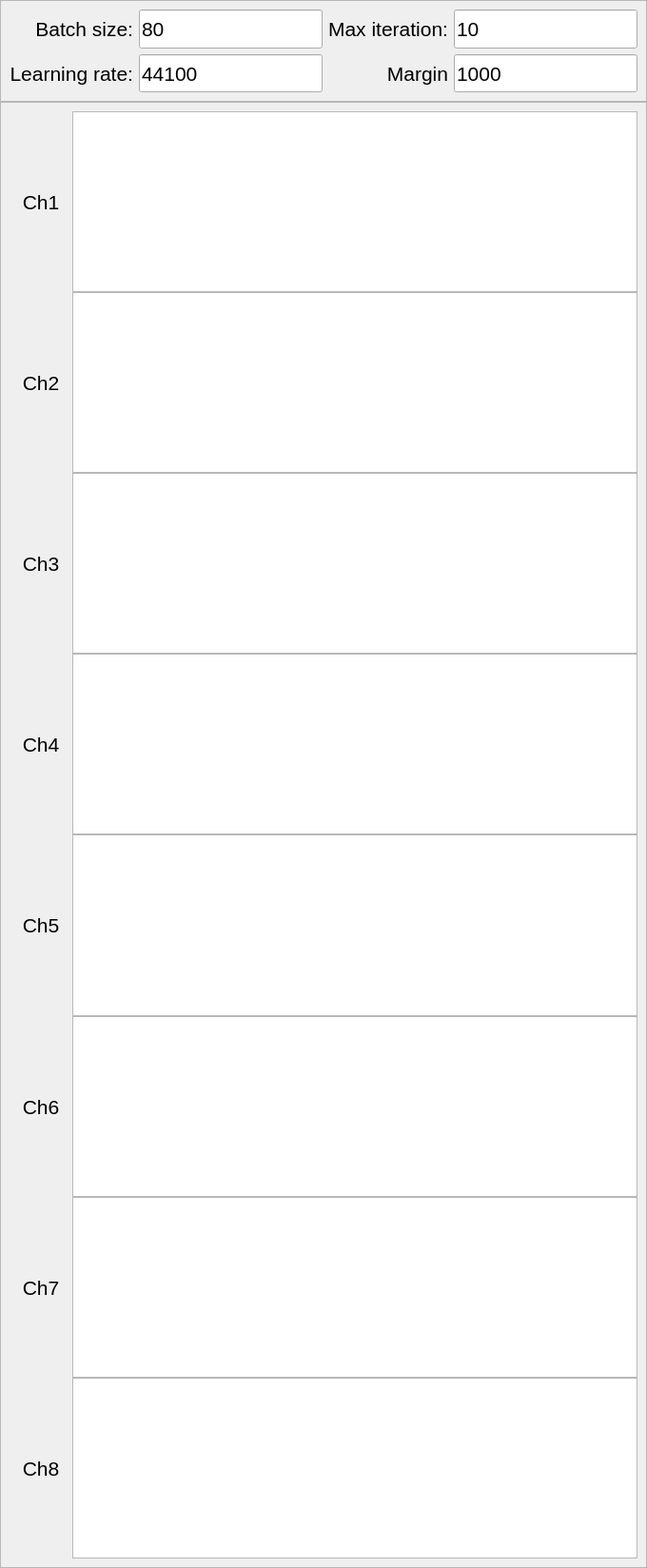
         <widget class="QWidget" name="leftBodyFrameTrain" native="true">
          <property name="sizePolicy">
           <sizepolicy hsizetype="Preferred" vsizetype="Expanding">
            <horstretch>50</horstretch>
            <verstretch>95</verstretch>
           </sizepolicy>
          </property>
          <property name="styleSheet">
           <string notr="true"/>
          </property>
          <layout class="QVBoxLayout" name="verticalLayout_38">
           <property name="spacing">
            <number>0</number>
           </property>
           <property name="leftMargin">
            <number>0</number>
           </property>
           <property name="topMargin">
            <number>0</number>
           </property>
           <property name="rightMargin">
            <number>0</number>
           </property>
           <property name="bottomMargin">
            <number>0</number>
           </property>
           <item>
            <widget class="QFrame" name="frame_35">
             <property name="sizePolicy">
              <sizepolicy hsizetype="Preferred" vsizetype="Preferred">
               <horstretch>0</horstretch>
               <verstretch>15</verstretch>
              </sizepolicy>
             </property>
             <property name="maximumSize">
              <size>
               <width>16777215</width>
               <height>107</height>
              </size>
             </property>
             <property name="frameShape">
              <enum>QFrame::StyledPanel</enum>
             </property>
             <property name="frameShadow">
              <enum>QFrame::Raised</enum>
             </property>
             <layout class="QGridLayout" name="gridLayout_22">
              <item row="0" column="0">
               <layout class="QHBoxLayout" name="horizontalLayout_12">
                <item>
                 <layout class="QVBoxLayout" name="verticalLayout_39">
                  <item>
                   <widget class="QLabel" name="label_29">
                    <property name="sizePolicy">
                     <sizepolicy hsizetype="Preferred" vsizetype="Expanding">
                      <horstretch>0</horstretch>
                      <verstretch>0</verstretch>
                     </sizepolicy>
                    </property>
                    <property name="font">
                     <font>
                      <pointsize>16</pointsize>
                     </font>
                    </property>
                    <property name="styleSheet">
                     <string notr="true">border:none;</string>
                    </property>
                    <property name="text">
                     <string>Batch size:</string>
                    </property>
                    <property name="alignment">
                     <set>Qt::AlignRight|Qt::AlignTrailing|Qt::AlignVCenter</set>
                    </property>
                   </widget>
                  </item>
                  <item>
                   <widget class="QLabel" name="label_30">
                    <property name="sizePolicy">
                     <sizepolicy hsizetype="Preferred" vsizetype="Expanding">
                      <horstretch>0</horstretch>
                      <verstretch>0</verstretch>
                     </sizepolicy>
                    </property>
                    <property name="font">
                     <font>
                      <pointsize>16</pointsize>
                     </font>
                    </property>
                    <property name="styleSheet">
                     <string notr="true">border:none;</string>
                    </property>
                    <property name="text">
                     <string>Learning rate:</string>
                    </property>
                    <property name="alignment">
                     <set>Qt::AlignRight|Qt::AlignTrailing|Qt::AlignVCenter</set>
                    </property>
                   </widget>
                  </item>
                 </layout>
                </item>
                <item>
                 <layout class="QVBoxLayout" name="verticalLayout_40">
                  <item>
                   <widget class="QLineEdit" name="lineEdit_38">
                    <property name="sizePolicy">
                     <sizepolicy hsizetype="Expanding" vsizetype="Expanding">
                      <horstretch>0</horstretch>
                      <verstretch>0</verstretch>
                     </sizepolicy>
                    </property>
                    <property name="font">
                     <font>
                      <pointsize>16</pointsize>
                     </font>
                    </property>
                    <property name="cursor">
                     <cursorShape>ArrowCursor</cursorShape>
                    </property>
                    <property name="text">
                     <string>80</string>
                    </property>
                   </widget>
                  </item>
                  <item>
                   <widget class="QLineEdit" name="lineEdit_39">
                    <property name="sizePolicy">
                     <sizepolicy hsizetype="Expanding" vsizetype="Expanding">
                      <horstretch>0</horstretch>
                      <verstretch>0</verstretch>
                     </sizepolicy>
                    </property>
                    <property name="font">
                     <font>
                      <pointsize>16</pointsize>
                     </font>
                    </property>
                    <property name="cursor">
                     <cursorShape>ArrowCursor</cursorShape>
                    </property>
                    <property name="text">
                     <string>44100</string>
                    </property>
                   </widget>
                  </item>
                 </layout>
                </item>
                <item>
                 <layout class="QVBoxLayout" name="verticalLayout_41">
                  <item>
                   <widget class="QLabel" name="label_31">
                    <property name="sizePolicy">
                     <sizepolicy hsizetype="Preferred" vsizetype="Expanding">
                      <horstretch>0</horstretch>
                      <verstretch>0</verstretch>
                     </sizepolicy>
                    </property>
                    <property name="font">
                     <font>
                      <pointsize>16</pointsize>
                     </font>
                    </property>
                    <property name="styleSheet">
                     <string notr="true">border:none;</string>
                    </property>
                    <property name="text">
                     <string>Max iteration:</string>
                    </property>
                    <property name="alignment">
                     <set>Qt::AlignRight|Qt::AlignTrailing|Qt::AlignVCenter</set>
                    </property>
                   </widget>
                  </item>
                  <item>
                   <widget class="QLabel" name="label_32">
                    <property name="sizePolicy">
                     <sizepolicy hsizetype="Preferred" vsizetype="Expanding">
                      <horstretch>0</horstretch>
                      <verstretch>0</verstretch>
                     </sizepolicy>
                    </property>
                    <property name="font">
                     <font>
                      <pointsize>16</pointsize>
                     </font>
                    </property>
                    <property name="styleSheet">
                     <string notr="true">border:none;</string>
                    </property>
                    <property name="text">
                     <string>Margin</string>
                    </property>
                    <property name="alignment">
                     <set>Qt::AlignRight|Qt::AlignTrailing|Qt::AlignVCenter</set>
                    </property>
                   </widget>
                  </item>
                 </layout>
                </item>
                <item>
                 <layout class="QVBoxLayout" name="verticalLayout_42">
                  <item>
                   <widget class="QLineEdit" name="lineEdit_40">
                    <property name="sizePolicy">
                     <sizepolicy hsizetype="Expanding" vsizetype="Expanding">
                      <horstretch>0</horstretch>
                      <verstretch>0</verstretch>
                     </sizepolicy>
                    </property>
                    <property name="font">
                     <font>
                      <pointsize>16</pointsize>
                     </font>
                    </property>
                    <property name="cursor">
                     <cursorShape>ArrowCursor</cursorShape>
                    </property>
                    <property name="text">
                     <string>10</string>
                    </property>
                   </widget>
                  </item>
                  <item>
                   <widget class="QLineEdit" name="lineEdit_41">
                    <property name="sizePolicy">
                     <sizepolicy hsizetype="Expanding" vsizetype="Expanding">
                      <horstretch>0</horstretch>
                      <verstretch>0</verstretch>
                     </sizepolicy>
                    </property>
                    <property name="font">
                     <font>
                      <pointsize>16</pointsize>
                     </font>
                    </property>
                    <property name="cursor">
                     <cursorShape>ArrowCursor</cursorShape>
                    </property>
                    <property name="text">
                     <string>1000</string>
                    </property>
                   </widget>
                  </item>
                 </layout>
                </item>
               </layout>
              </item>
             </layout>
            </widget>
           </item>
           <item>
            <widget class="QFrame" name="frame_36">
             <property name="sizePolicy">
              <sizepolicy hsizetype="Preferred" vsizetype="Preferred">
               <horstretch>0</horstretch>
               <verstretch>60</verstretch>
              </sizepolicy>
             </property>
             <property name="sizeIncrement">
              <size>
               <width>0</width>
               <height>0</height>
              </size>
             </property>
             <property name="baseSize">
              <size>
               <width>0</width>
               <height>0</height>
              </size>
             </property>
             <property name="frameShape">
              <enum>QFrame::StyledPanel</enum>
             </property>
             <property name="frameShadow">
              <enum>QFrame::Raised</enum>
             </property>
             <layout class="QGridLayout" name="gridLayout_23">
              <property name="spacing">
               <number>0</number>
              </property>
              <item row="1" column="0">
               <widget class="QLabel" name="label_36">
                <property name="sizePolicy">
                 <sizepolicy hsizetype="Preferred" vsizetype="Preferred">
                  <horstretch>10</horstretch>
                  <verstretch>0</verstretch>
                 </sizepolicy>
                </property>
                <property name="font">
                 <font>
                  <pointsize>16</pointsize>
                 </font>
                </property>
                <property name="text">
                 <string>Ch2</string>
                </property>
                <property name="alignment">
                 <set>Qt::AlignCenter</set>
                </property>
               </widget>
              </item>
              <item row="7" column="0">
               <widget class="QLabel" name="label_35">
                <property name="sizePolicy">
                 <sizepolicy hsizetype="Preferred" vsizetype="Preferred">
                  <horstretch>10</horstretch>
                  <verstretch>0</verstretch>
                 </sizepolicy>
                </property>
                <property name="font">
                 <font>
                  <pointsize>16</pointsize>
                 </font>
                </property>
                <property name="text">
                 <string>Ch8</string>
                </property>
                <property name="alignment">
                 <set>Qt::AlignCenter</set>
                </property>
               </widget>
              </item>
              <item row="5" column="0">
               <widget class="QLabel" name="label_40">
                <property name="sizePolicy">
                 <sizepolicy hsizetype="Preferred" vsizetype="Preferred">
                  <horstretch>10</horstretch>
                  <verstretch>0</verstretch>
                 </sizepolicy>
                </property>
                <property name="font">
                 <font>
                  <pointsize>16</pointsize>
                 </font>
                </property>
                <property name="text">
                 <string>Ch6</string>
                </property>
                <property name="alignment">
                 <set>Qt::AlignCenter</set>
                </property>
               </widget>
              </item>
              <item row="0" column="0">
               <widget class="QLabel" name="label_33">
                <property name="sizePolicy">
                 <sizepolicy hsizetype="Preferred" vsizetype="Preferred">
                  <horstretch>10</horstretch>
                  <verstretch>0</verstretch>
                 </sizepolicy>
                </property>
                <property name="font">
                 <font>
                  <pointsize>16</pointsize>
                 </font>
                </property>
                <property name="text">
                 <string>Ch1</string>
                </property>
                <property name="alignment">
                 <set>Qt::AlignCenter</set>
                </property>
               </widget>
              </item>
              <item row="2" column="0">
               <widget class="QLabel" name="label_37">
                <property name="sizePolicy">
                 <sizepolicy hsizetype="Preferred" vsizetype="Preferred">
                  <horstretch>10</horstretch>
                  <verstretch>0</verstretch>
                 </sizepolicy>
                </property>
                <property name="font">
                 <font>
                  <pointsize>16</pointsize>
                 </font>
                </property>
                <property name="text">
                 <string>Ch3</string>
                </property>
                <property name="alignment">
                 <set>Qt::AlignCenter</set>
                </property>
               </widget>
              </item>
              <item row="6" column="0">
               <widget class="QLabel" name="label_34">
                <property name="sizePolicy">
                 <sizepolicy hsizetype="Preferred" vsizetype="Preferred">
                  <horstretch>10</horstretch>
                  <verstretch>0</verstretch>
                 </sizepolicy>
                </property>
                <property name="font">
                 <font>
                  <pointsize>16</pointsize>
                 </font>
                </property>
                <property name="text">
                 <string>Ch7</string>
                </property>
                <property name="alignment">
                 <set>Qt::AlignCenter</set>
                </property>
               </widget>
              </item>
              <item row="4" column="0">
               <widget class="QLabel" name="label_39">
                <property name="sizePolicy">
                 <sizepolicy hsizetype="Preferred" vsizetype="Preferred">
                  <horstretch>10</horstretch>
                  <verstretch>0</verstretch>
                 </sizepolicy>
                </property>
                <property name="font">
                 <font>
                  <pointsize>16</pointsize>
                 </font>
                </property>
                <property name="text">
                 <string>Ch5</string>
                </property>
                <property name="alignment">
                 <set>Qt::AlignCenter</set>
                </property>
               </widget>
              </item>
              <item row="3" column="0">
               <widget class="QLabel" name="label_38">
                <property name="sizePolicy">
                 <sizepolicy hsizetype="Preferred" vsizetype="Preferred">
                  <horstretch>10</horstretch>
                  <verstretch>0</verstretch>
                 </sizepolicy>
                </property>
                <property name="font">
                 <font>
                  <pointsize>16</pointsize>
                 </font>
                </property>
                <property name="text">
                 <string>Ch4</string>
                </property>
                <property name="alignment">
                 <set>Qt::AlignCenter</set>
                </property>
               </widget>
              </item>
              <item row="0" column="1">
               <widget class="PlotWidget" name="graphicsView">
                <property name="sizePolicy">
                 <sizepolicy hsizetype="Expanding" vsizetype="Expanding">
                  <horstretch>90</horstretch>
                  <verstretch>0</verstretch>
                 </sizepolicy>
                </property>
                <property name="backgroundBrush">
                 <brush brushstyle="NoBrush">
                  <color alpha="255">
                   <red>255</red>
                   <green>255</green>
                   <blue>255</blue>
                  </color>
                 </brush>
                </property>
               </widget>
              </item>
              <item row="1" column="1">
               <widget class="PlotWidget" name="graphicsView_2">
                <property name="sizePolicy">
                 <sizepolicy hsizetype="Expanding" vsizetype="Expanding">
                  <horstretch>90</horstretch>
                  <verstretch>0</verstretch>
                 </sizepolicy>
                </property>
                <property name="backgroundBrush">
                 <brush brushstyle="NoBrush">
                  <color alpha="255">
                   <red>255</red>
                   <green>255</green>
                   <blue>255</blue>
                  </color>
                 </brush>
                </property>
               </widget>
              </item>
              <item row="2" column="1">
               <widget class="PlotWidget" name="graphicsView_3">
                <property name="sizePolicy">
                 <sizepolicy hsizetype="Expanding" vsizetype="Expanding">
                  <horstretch>90</horstretch>
                  <verstretch>0</verstretch>
                 </sizepolicy>
                </property>
                <property name="backgroundBrush">
                 <brush brushstyle="NoBrush">
                  <color alpha="255">
                   <red>255</red>
                   <green>255</green>
                   <blue>255</blue>
                  </color>
                 </brush>
                </property>
               </widget>
              </item>
              <item row="3" column="1">
               <widget class="PlotWidget" name="graphicsView_4">
                <property name="sizePolicy">
                 <sizepolicy hsizetype="Expanding" vsizetype="Expanding">
                  <horstretch>90</horstretch>
                  <verstretch>0</verstretch>
                 </sizepolicy>
                </property>
                <property name="backgroundBrush">
                 <brush brushstyle="NoBrush">
                  <color alpha="255">
                   <red>255</red>
                   <green>255</green>
                   <blue>255</blue>
                  </color>
                 </brush>
                </property>
               </widget>
              </item>
              <item row="4" column="1">
               <widget class="PlotWidget" name="graphicsView_5">
                <property name="sizePolicy">
                 <sizepolicy hsizetype="Expanding" vsizetype="Expanding">
                  <horstretch>90</horstretch>
                  <verstretch>0</verstretch>
                 </sizepolicy>
                </property>
                <property name="backgroundBrush">
                 <brush brushstyle="NoBrush">
                  <color alpha="255">
                   <red>255</red>
                   <green>255</green>
                   <blue>255</blue>
                  </color>
                 </brush>
                </property>
               </widget>
              </item>
              <item row="5" column="1">
               <widget class="PlotWidget" name="graphicsView_6">
                <property name="sizePolicy">
                 <sizepolicy hsizetype="Expanding" vsizetype="Expanding">
                  <horstretch>90</horstretch>
                  <verstretch>0</verstretch>
                 </sizepolicy>
                </property>
                <property name="backgroundBrush">
                 <brush brushstyle="NoBrush">
                  <color alpha="255">
                   <red>255</red>
                   <green>255</green>
                   <blue>255</blue>
                  </color>
                 </brush>
                </property>
               </widget>
              </item>
              <item row="6" column="1">
               <widget class="PlotWidget" name="graphicsView_7">
                <property name="sizePolicy">
                 <sizepolicy hsizetype="Expanding" vsizetype="Expanding">
                  <horstretch>90</horstretch>
                  <verstretch>0</verstretch>
                 </sizepolicy>
                </property>
                <property name="backgroundBrush">
                 <brush brushstyle="NoBrush">
                  <color alpha="255">
                   <red>255</red>
                   <green>255</green>
                   <blue>255</blue>
                  </color>
                 </brush>
                </property>
               </widget>
              </item>
              <item row="7" column="1">
               <widget class="PlotWidget" name="graphicsView_8">
                <property name="sizePolicy">
                 <sizepolicy hsizetype="Expanding" vsizetype="Expanding">
                  <horstretch>90</horstretch>
                  <verstretch>0</verstretch>
                 </sizepolicy>
                </property>
                <property name="backgroundBrush">
                 <brush brushstyle="NoBrush">
                  <color alpha="255">
                   <red>255</red>
                   <green>255</green>
                   <blue>255</blue>
                  </color>
                 </brush>
                </property>
               </widget>
              </item>
             </layout>
            </widget>
           </item>
          </layout>
         </widget>
